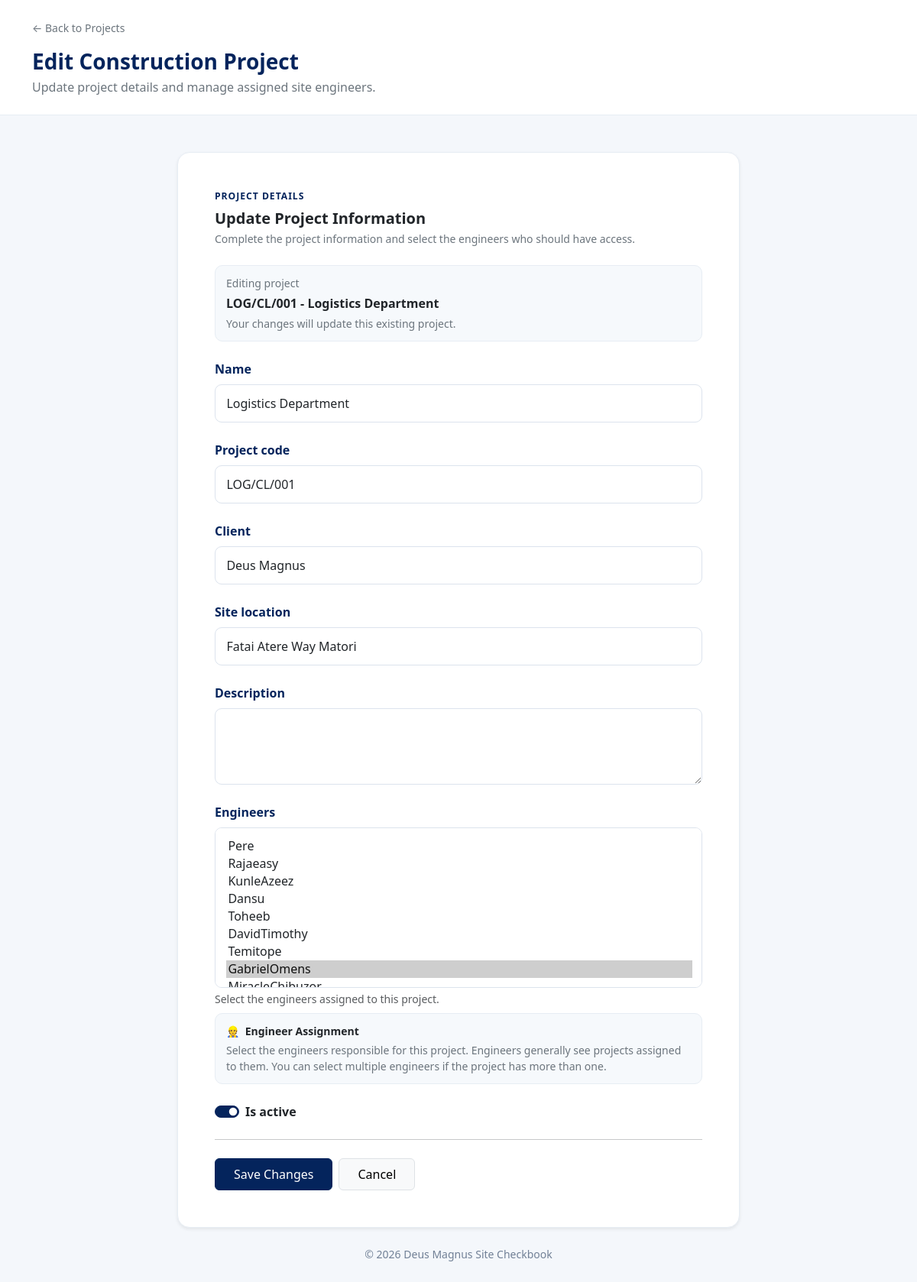
Page /site-checkbook/projects/18/edit/ (signed in) on the committed database.
### site_checkbook/models.py (models this page shows)
class Project(models.Model):
    name = models.CharField(max_length=200)
    project_code = models.CharField(max_length=50, unique=True)
    client = models.CharField(max_length=200, blank=True)
    site_location = models.CharField(max_length=255)
    description = models.TextField(blank=True)
    engineers = models.ManyToManyField(
        settings.AUTH_USER_MODEL,
        related_name="checkbook_projects",
        blank=True,
    )
    is_active = models.BooleanField(default=True)
    created_at = models.DateTimeField(auto_now_add=True)
    class Meta:
        ordering = ["name"]
    def __str__(self):
        return f"{self.project_code} - {self.name}"

### site_checkbook/views.py (the view)
@login_required
def edit_project(request, pk):
    if not can_manage_projects(request.user):
        raise PermissionDenied
    project = get_object_or_404(Project, pk=pk)
    if request.method == "POST":
        form = ProjectForm(request.POST, instance=project)
        if form.is_valid():
            form.save()
            messages.success(
                request,
                f"Project {project.project_code} updated successfully.",
            )
            return redirect("site_checkbook:project_list")
    else:
        form = ProjectForm(instance=project)
    return render(
        request,
        "site_checkbook/project_form.html",
        {
            "form": form,
            "project": project,
            "is_reviewer": is_hr_reviewer(request.user),
            "can_manage_projects": True,
            "page_title": "Edit Project",
            "submit_text": "Save Changes",
        },
    )

### site_checkbook/permissions.py (called while the page is built)
def can_manage_projects(user):
    if not user.is_authenticated:
        return False
    return (
        user.is_superuser
        or user.groups.filter(
            name__in=["HR", "Supervisors", "Project Managers"]
        ).exists()
    )

### site_checkbook/views.py (called while the page is built)
def is_hr_reviewer(user):
    return (
        user.is_authenticated
        and (
            user.is_superuser
            or user.groups.filter(name__in=["HR", "Supervisors"]).exists()
        )
    )

### templates/site_checkbook/project_form.html (shortened to what this page needs)
<!DOCTYPE html>
<html lang="en">
<head>
    <link href="https://cdn.jsdelivr.net/npm/bootstrap@5.3.3/dist/css/bootstrap.min.css"
          rel="stylesheet">
</head>
<body>
<header class="page-header py-4">
    <div class="container">
        <a href="{% url 'site_checkbook:project_list' %}"
           class="text-decoration-none text-secondary small">
            &larr; Back to Projects
        </a>
        <div class="d-flex align-items-center gap-3 mt-3">
            <div>
                <h1 class="h3 fw-bold mb-1">
                    {% if project %}
                        Edit Construction Project
                    {% else %}
                        Create Construction Project
                    {% endif %}
                </h1>
                <p class="text-secondary mb-0">
                    {% if project %}
                        Update project details and manage assigned site engineers.
                    {% else %}
                        Set up a construction project and assign the responsible site engineers.
                    {% endif %}
                </p>
            </div>
        </div>
    </div>
</header>
<main class="container py-4 py-lg-5">
    <div class="row justify-content-center">
        <div class="col-lg-9 col-xl-8">
            <div class="card form-card shadow-sm">
                <div class="card-body p-4 p-md-5">
                    <div class="mb-4">
                        <div class="section-label mb-2">
                            Project Details
                        </div>
                        <h2 class="h5 fw-bold mb-1">
                            {% if project %}
                                Update Project Information
                            {% else %}
                                Project Information
                            {% endif %}
                        </h2>
                        <p class="text-secondary small mb-0">
                            Complete the project information and select the engineers who should have access.
                        </p>
                    </div>
                    {% if project %}
                        <div class="engineer-help mb-4">
                            <div class="small text-secondary mb-1">
                                Editing project
                            </div>
                            <div class="fw-bold">
                                {{ project }}
                            </div>
                            <div class="small text-secondary mt-1">
                                Your changes will update this existing project.
                            </div>
                        </div>
                    {% endif %}
                    <form method="post">
                        {% for field in form %}
                            {% if field.name == "engineers" %}
                                <div class="mb-4">
                                    <label class="form-label fw-semibold"
                                           for="{{ field.id_for_label }}">
                                        {{ field.label|default:"Assign Site Engineers" }}
                                    </label>
                                    {{ field }}
                                    {% if field.help_text %}
                                        <div class="form-text">
                                            {{ field.help_text }}
                                        </div>
                                    {% endif %}
                                    <div class="engineer-help mt-2">
                                        <div class="fw-semibold small mb-1">
                                            <span class="me-1">👷</span>
                                            Engineer Assignment
                                        </div>
                                        <p class="text-secondary small mb-0">
                                            Select the engineers responsible for this project.
                                            Engineers generally see projects assigned to them.
                                            You can select multiple engineers if the project has more than one.
                                        </p>
                                    </div>
                                </div>
                            {% elif field.name == "is_active" %}
                                <div class="mb-4">
                                    <div class="form-check form-switch">
                                        {{ field }}
                                        <label class="form-check-label fw-semibold"
                                               for="{{ field.id_for_label }}">
                                            {{ field.label }}
                                        </label>
                                    </div>
                                </div>
                            {% else %}
                                <div class="mb-4">
                                    <label class="form-label fw-semibold"
                                           for="{{ field.id_for_label }}">
                                        {{ field.label }}
                                    </label>
                                    {{ field }}
                                </div>
                            {% endif %}
                        {% endfor %}
                        <hr class="my-4">
                        <div class="d-flex flex-column flex-sm-row gap-2">
                            <button type="submit" class="btn btn-brand px-4 py-2">
                                {% if project %}
                                    Save Changes
                                {% else %}
                                    Save Project
                                {% endif %}
                            </button>
                            <a href="{% url 'site_checkbook:project_list' %}"
                               class="btn btn-light border px-4 py-2">
                                Cancel
                            </a>
                        </div>
                    </form>
                </div>
            </div>
            <footer class="text-center small mt-4">
                &copy; {% now "Y" %} Deus Magnus Site Checkbook
            </footer>
        </div>
    </div>
</main>
</body>
</html>

### templates/site_checkbook/project_form.html (style rules this page uses)
:root { --brand: #04245c; --brand-dark: #04245c; --page-bg: #f4f7fb; --border: #e7edf4; --muted: #718096; }
body { background: var(--page-bg); color: #04245c; min-height: 100vh; }
.page-header { background: #fff; border-bottom: 1px solid var(--border); }
.form-card { border: 1px solid var(--border); border-radius: 16px; overflow: hidden; }
.form-control, .form-select { padding: .75rem .9rem; border-color: #dce3ed; border-radius: 9px; }
textarea.form-control { min-height: 100px; }
.form-label { color: #04245c; }
.btn-brand { background: var(--brand); border-color: var(--brand); color: #fff; }
.section-label { color: var(--brand); font-size: .76rem; font-weight: 800; text-transform: uppercase; letter-spacing: .08em; }
.engineer-help { background: #f6f9fc; border: 1px solid var(--border); border-radius: 10px; padding: 12px 14px; }
.form-check-input:checked { background-color: var(--brand); border-color: var(--brand); }
footer { color: var(--muted); }

### rows in the picture
Project: project_code+name "LOG/CL/001 - Logistics Department", form "Logistics Department" "LOG/CL/001" "Deus Magnus" "Fatai Atere Way Matori", form "☑"

### other values in the picture
{{ field.label }} "Name" "Project code" "Client" "Site location" "Description"
{{ field.label|default:"Assign Site Engineers" }} "Engineers"
{{ field.help_text }} "Select the engineers assigned to this project."
{{ field.label }} "Is active"
